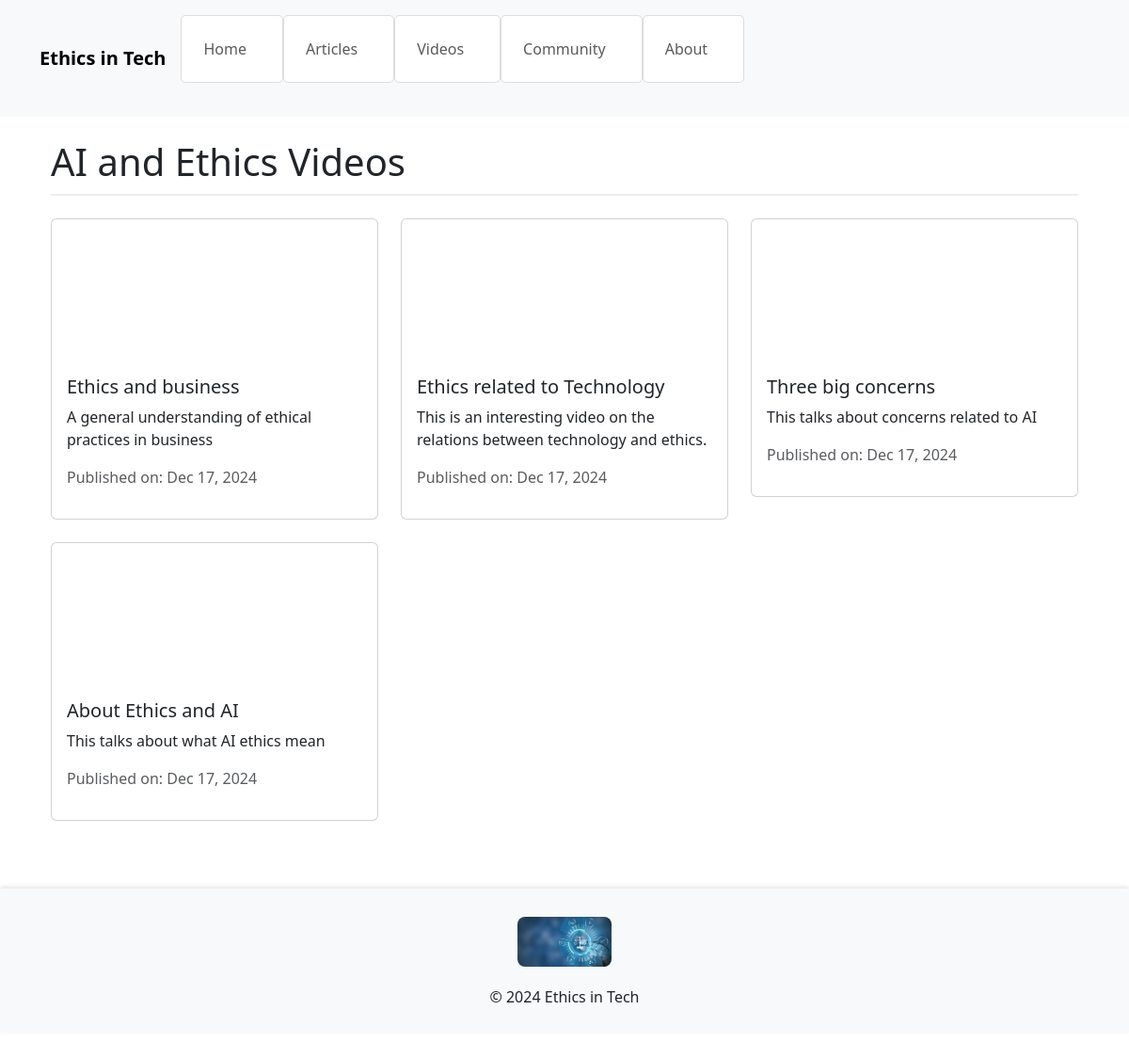
Screenshot of /videos/ with the database file from the repository.
### articles/models.py (models this page shows, shortened)
class Video(models.Model):
    title = models.CharField(max_length=200)
    video_url = models.URLField()  # Link to the video (e.g., YouTube or Vimeo)
    description = models.TextField(blank=True)
    date_published = models.DateTimeField(auto_now_add=True)

### articles/views.py (the view)
# urls.py: path('videos/', video_list, name='video_list'),
def video_list(request):
    videos = Video.objects.all().order_by('-date_published')  # Fetch videos ordered by date
    return render(request, 'videos/video_list.html', {'videos': videos})

### templates/videos/video_list.html (shortened to what this page needs)
{% extends "base.html" %}
{% load static %}
{% block content %}
<div class="container mt-4">
    <h1 class="mb-4">AI and Ethics Videos</h1>
    <div class="row">
        {% for video in videos %}
            <div class="col-md-4 mb-4">
                <div class="card">
                    <iframe class="card-img-top" src="{{ video.video_url }}" frameborder="0" allowfullscreen></iframe>
                    <div class="card-body">
                        <h5 class="card-title">{{ video.title }}</h5>
                        <p class="card-text">{{ video.description }}</p>
                        <p class="text-muted">Published on: {{ video.date_published|date:"M d, Y" }}</p>
                    </div>
                </div>
            </div>
        {% empty %}
            <p>No videos available at the moment.</p>
        {% endfor %}
    </div>
</div>
{% endblock %}

### static/css/style.css (style rules this page uses)
body { background: #e0f7fa; font-family: Arial, sans-serif; color: #333; margin: 20px; padding-bottom: 80px; }
h1 { color: #2c3e50; border-bottom: 2px solid #eee; padding-bottom: 10px; }

### rows the page displays
Video: title "Ethics and business", description "A general understanding of ethical practices in business", date_published "Dec 17, 2024"
Video: title "Ethics related to Technology", description "This is an interesting video on the relations between technology and ethics.", date_published "Dec 17, 2024"
Video: title "Three big concerns", description "This talks about concerns related to AI", date_published "Dec 17, 2024"
Video: title "About Ethics and AI", description "This talks about what AI ethics mean", date_published "Dec 17, 2024"
